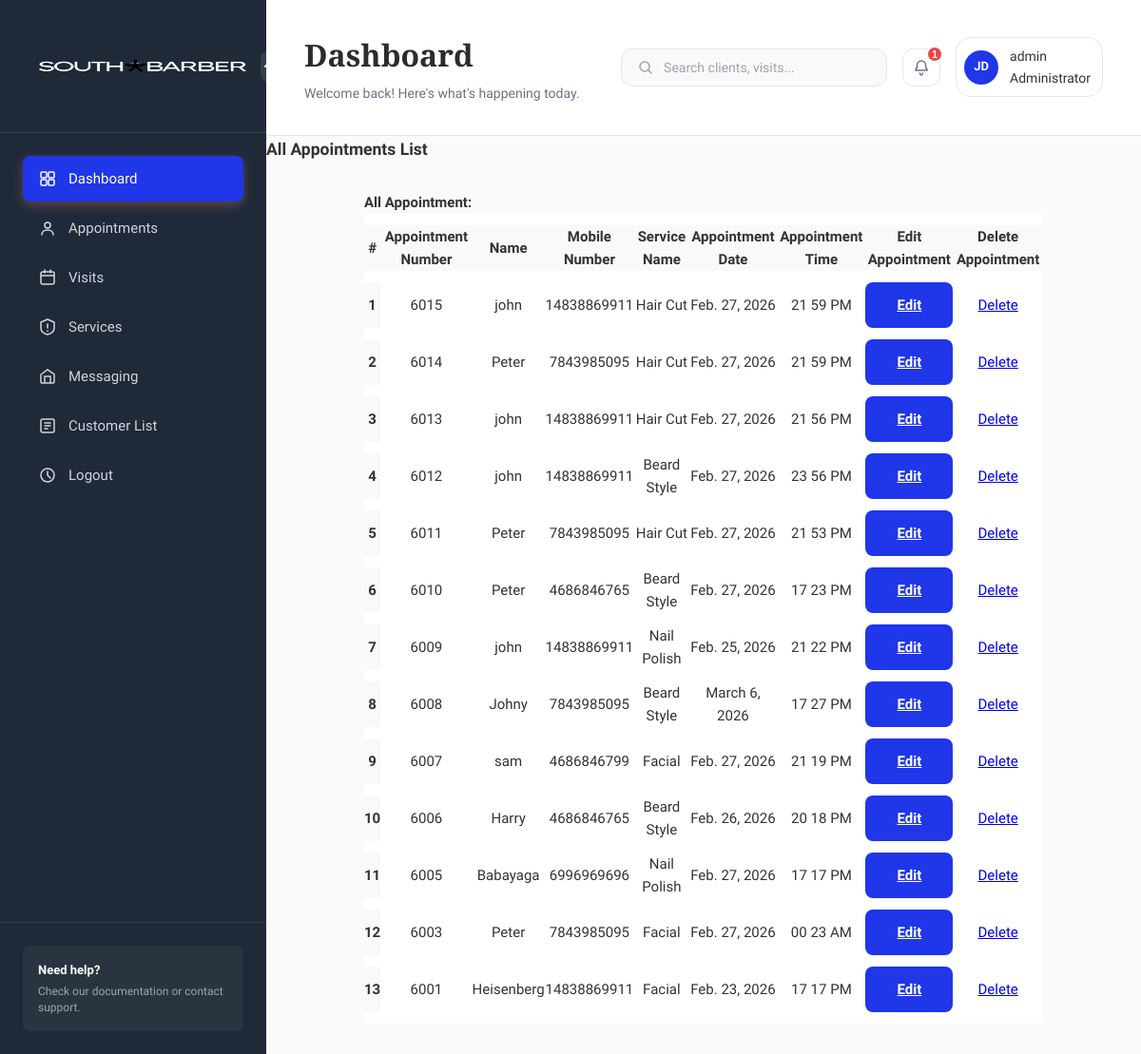
The app's page /adminsection/allappointment/ (signed in), older data.
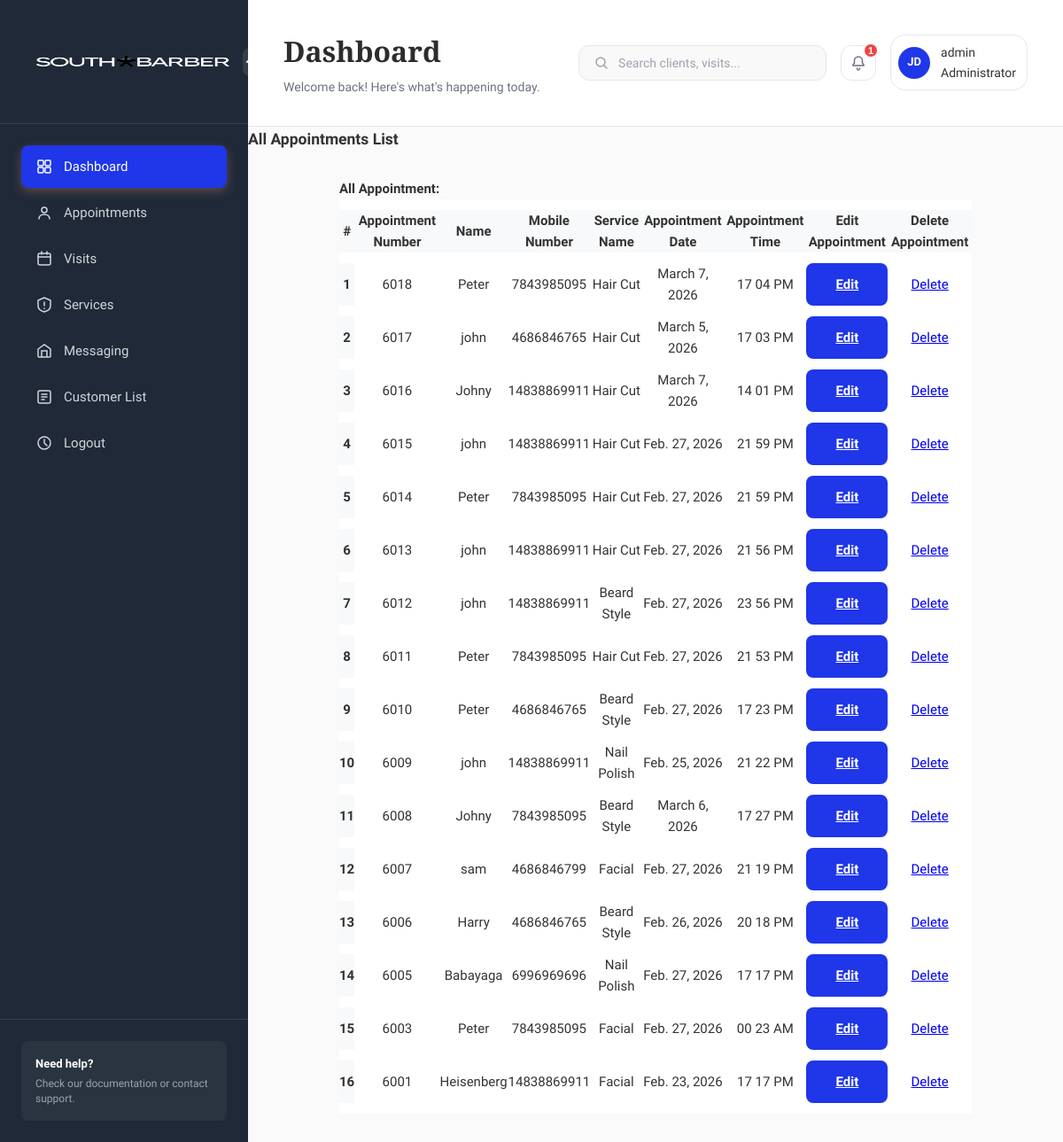
The same page, newer data.
### parlour/models.py (models this page shows, shortened)
class Appointment(models.Model):
    Name = models.CharField(max_length=50)
    Email = models.EmailField()
    PhoneNumber = models.CharField(max_length=11)
    Service = models.ForeignKey(Service, on_delete=models.CASCADE)
    Note = models.TextField()
    AppointmentDate = models.DateField()
    AppointmentTime = models.TimeField()
    ApplyDate = models.DateTimeField(auto_now_add=True)
    RemarkDate = models.DateTimeField(auto_now=True)
    AppointmentNumber = models.IntegerField(null=True, blank=True)
    REMARK_CHOICES = (
        ('1', 'Accepted'),
        ('0', 'Rejected'),
    )
    Remark = models.CharField(max_length=1, choices=REMARK_CHOICES)

### adminsection/models.py (models this page shows)
class Service(models.Model):
    ServiceName = models.CharField(max_length=25)
    Cost = models.PositiveIntegerField()
    TimeStamp = models.DateTimeField(auto_now_add=True)
    def __str__(self):
        return self.ServiceName

### adminsection/views.py (the view)
# urls.py: path('allappointment/', views.allappointment, name='allappointment'),
@staff_member_required
def allappointment(request):
    Appointments = Appointment.objects.order_by('-ApplyDate')
    context = {
        'Appointments': Appointments
    }
    return render(request, 'adminsection/appointments.html', context)

### templates/adminsection/appointments.html (shortened to what this page needs)
{% extends 'adminsection/base.html' %}
{% load static %}
{% block content %}
<div id="page-wrapper">
	<div class="main-page">
		<div class="tables">
			<h3 class="title1">All Appointments List</h3>
			<div class="table-container">
    			<div class="table-responsive">
				<h4>All Appointment:</h4>
				<table class="table table-bordered">
					<thead>
						<tr>
							<th>#</th>
							<th> Appointment Number</th>
							<th>Name</th>
							<th>Mobile Number</th>
							<th>Service Name</th>
							<th>Appointment Date</th>
							<th>Appointment Time</th>
							<th>Edit Appointment</th>
							<th>Delete Appointment</th>
						</tr>
					</thead>
					<tbody>
						{% for list in Appointments %}
						<tr>
							<th scope="row">{{ forloop.counter }}</th>
							<td>{{ list.AppointmentNumber}}</td>
							<td>{{ list.Name}}</td>
							<td>{{ list.PhoneNumber}}</td>
							<td>{{ list.Service}}</td>
							<td>{{ list.AppointmentDate}}</td>
							<td>{{ list.AppointmentTime|date:"H i A"}}</td>
							<td>
							<a href="{% url 'viewappointment' list.id %}" class="btn btn-primary btn-sm">
								Edit
							</a>
							</td>
							<td>
							<a href="{% url 'deleteappointment' list.id %}"
							class="btn btn-danger btn-sm"
							onclick="return confirm('Are you sure you want to delete this appointment?');">
								Delete
							</a>
							</td>
						</tr>
						{% endfor %}
					</tbody>
				</table>
			</div>
		</div>
	</div>
</div>
</div>
{% endblock %}

Row changes from the older to the newer data that the page shows:
added Appointment: AppointmentNumber "6018", Name "Peter", PhoneNumber "7843985095", Service "Hair Cut", AppointmentDate "March 7, 2026", AppointmentTime "17 04 PM"
added Appointment: AppointmentNumber "6017", Name "john", PhoneNumber "4686846765", Service "Hair Cut", AppointmentDate "March 5, 2026", AppointmentTime "17 03 PM"
added Appointment: AppointmentNumber "6016", Name "Johny", PhoneNumber "14838869911", Service "Hair Cut", AppointmentDate "March 7, 2026", AppointmentTime "14 01 PM"
